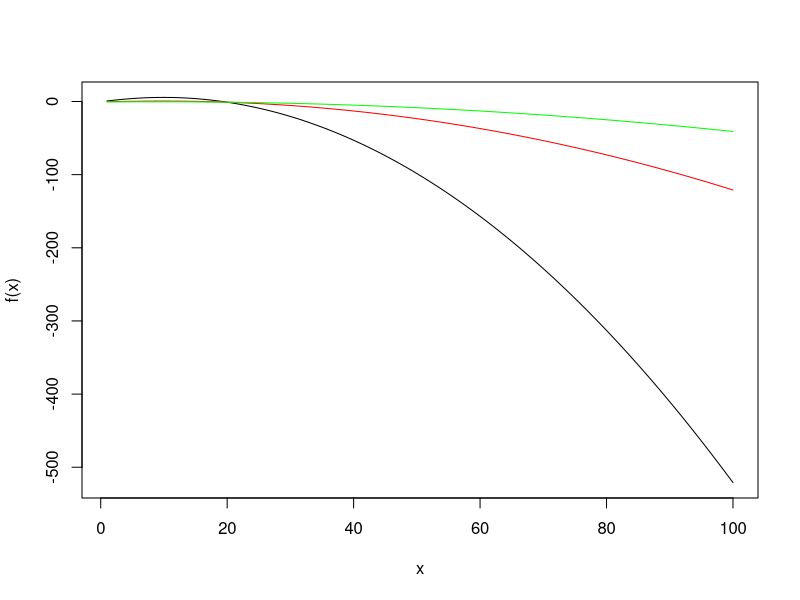
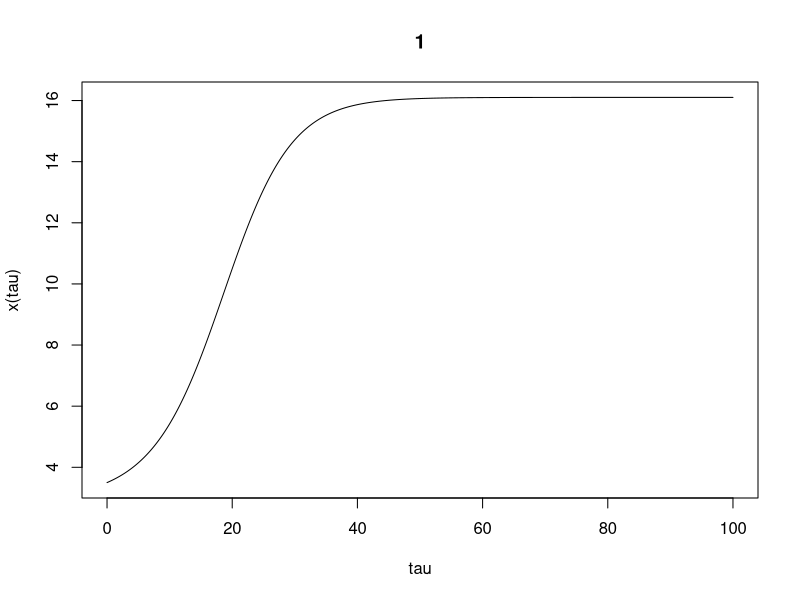

The R script that drew these images, in order:
## Equation For population with predation model

# dx/dtau = (alpha * x * (1-(x/K)) ) - (x/(1+x)) = f(x)

library(deSolve)

## Part 1
x <- seq(1, 100,1)
f1 <- (1.3 * x * (1-(x/20)) ) - (x/(1+x))
f2 <- (0.3 * x * (1-(x/20)) ) - (x/(1+x))
f3 <- (0.1 * x * (1-(x/20)) ) - (x/(1+x))
plot(x, f1, type = "l", xlab = "x", ylab = "f(x)")
lines(x, f2, col="red")
lines(x, f3, col="green")


## Part 2
# Define model function with tau, initial values, parameter

pop = function(t, init, para){
  K <- 20
  alpha <- para
  x <- init
  dx <- (alpha * x * (1-(x/K)) ) - (x/(1+x)) # dx here refers to dx/dtau
  list(dx) # function automatically returns dx as a list
}

# Give initial value - x(tau = 0)
#init <- 1.2
init <- 3.5 # Give in second round

# Give parameter value -  alpha = growth rate
para <- 0.3

# Tau range for solution - till 100
tau <- seq(0, 100, 0.0001)

# Calling ODE function
out <- ode(y = init, times = tau, func = pop, parms = para)

# Plotting solution for u(tau)
plot(out, type = "l", xlab = "tau", ylab = "x(tau)")

# Yes, there is a difference in the steady state values.
# For x(0) = 1.2, the steady state value is 0
# For x(0) = 3.5, the steady state value is 16

#Print summary
print(out)
